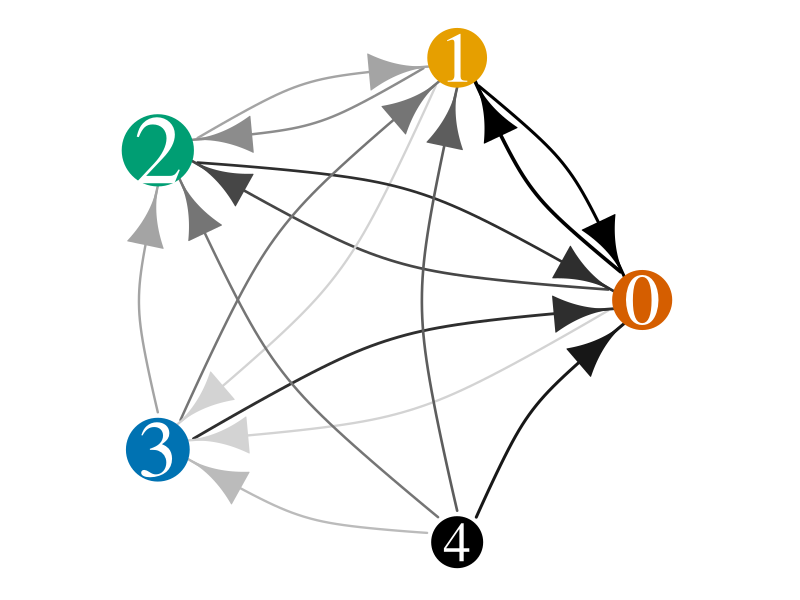

This figure's R source:
library(igraph)
library(ggplot2)
library(ggraph)
library(RColorBrewer)

nodes <- read.csv("ctplevelsB03.txt", header=T,  sep=",", as.is=T)
names(nodes) <- c("id","k","sd")
links <- read.csv("ctptransitlevelsB03.txt", header=F, sep="\t", as.is=T)
names(links) <- c("from", "to", "weight")
links[,3] <- round(links[,3],1) 
links <-links[links["weight"] > 1,]


par(mar=c(0,0,0,0))
net <- graph_from_data_frame(d=links, vertices=nodes, directed=T)
group_color_nodes <-  c("#D55E00","#E69F00","#009E73","#0072B2","#000000")
V(net)$color <- group_color_nodes[V(net)]
V(net)$frame.color <- group_color_nodes[V(net)]
V(net)$label <- nodes$k
V(net)$label.cex <- 3+ 7.5*V(net)$sd
V(net)$size <- V(net)$sd*25 + 20
V(net)$label.color <- "white"

n_bins<-10
sn_colorrange <- colorRampPalette(c("lightgray","black"))
sn_color <- sn_colorrange(n_bins)

E(net)$color<-sn_color[cut_number(E(net)$weight,n_bins)]
E(net)$width <- 2+(E(net)$weight*0.2)
E(net)$arrow.size <- 3

plot(net, layout=layout_in_circle, edge.curved=.25)
